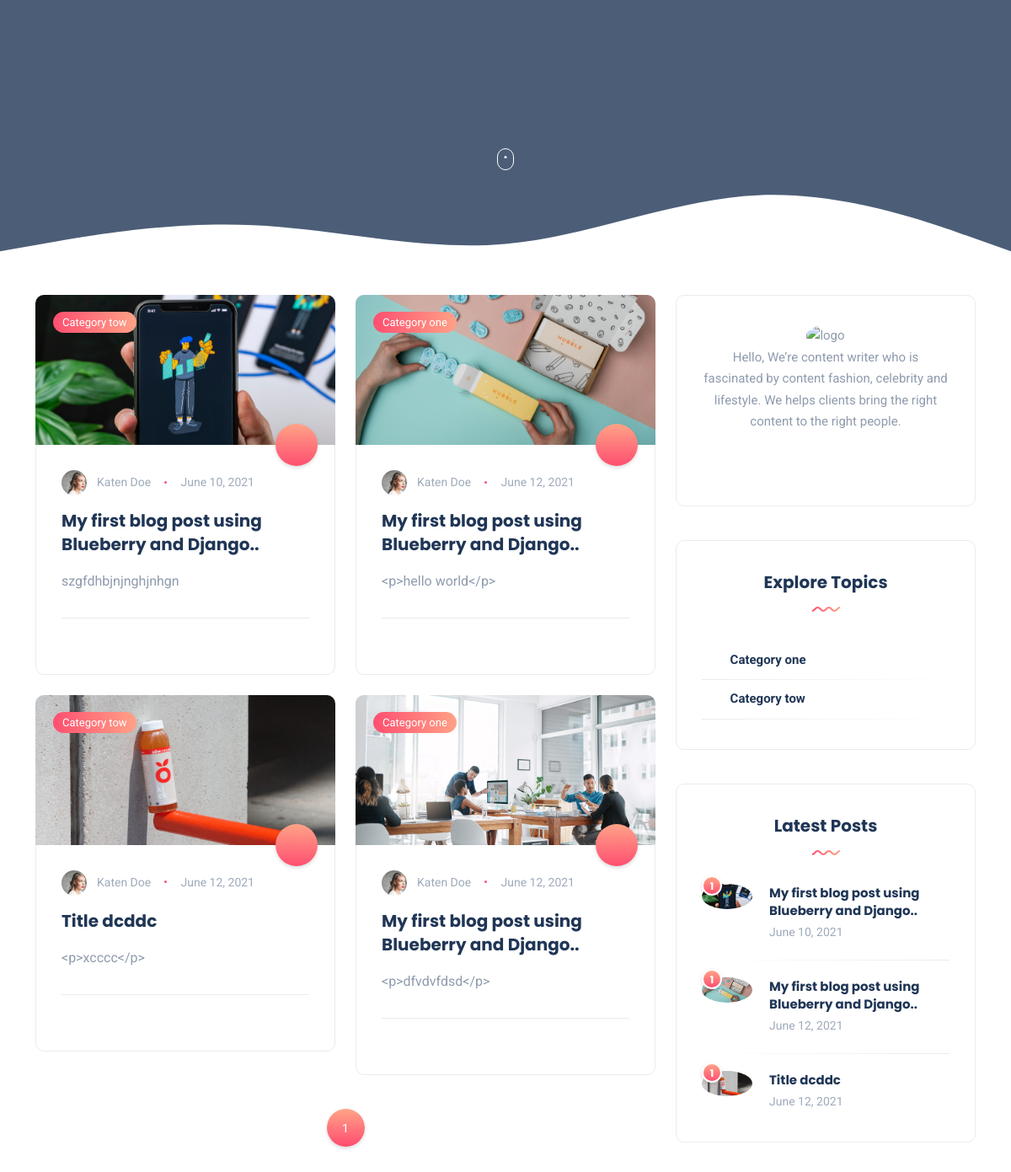
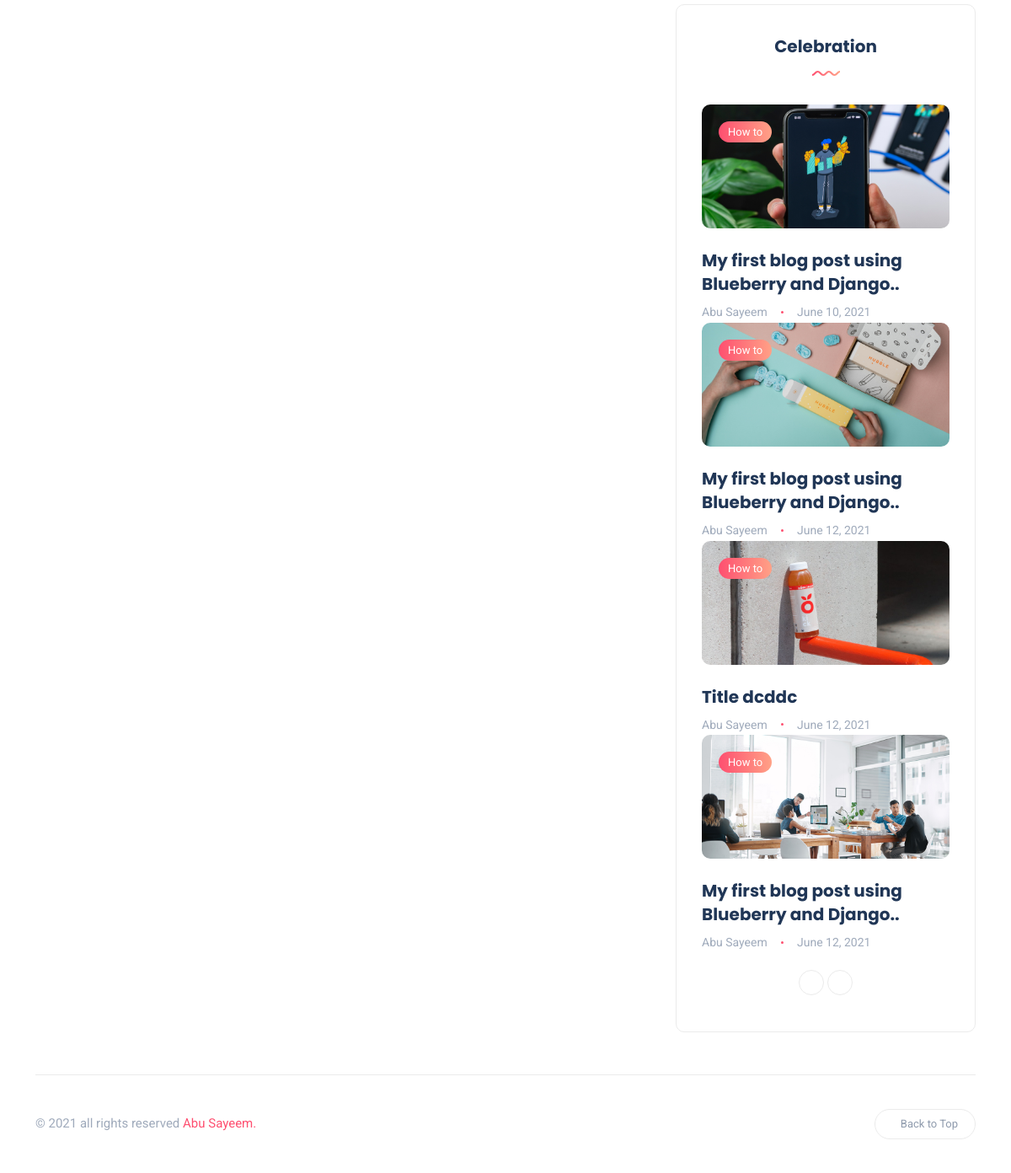
The app's page /?page=2 (lower part), older data (2 pictures, top to bottom).
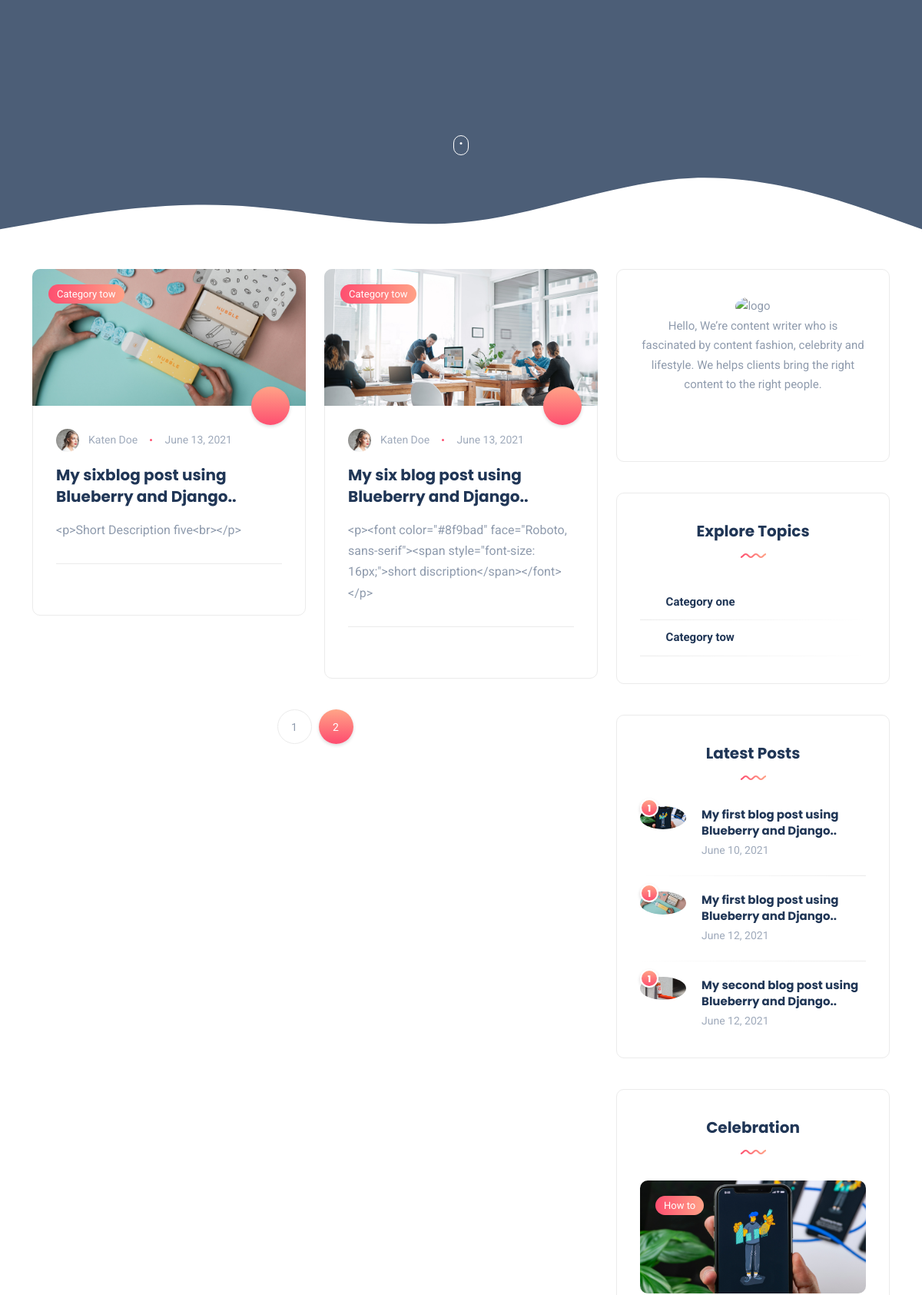
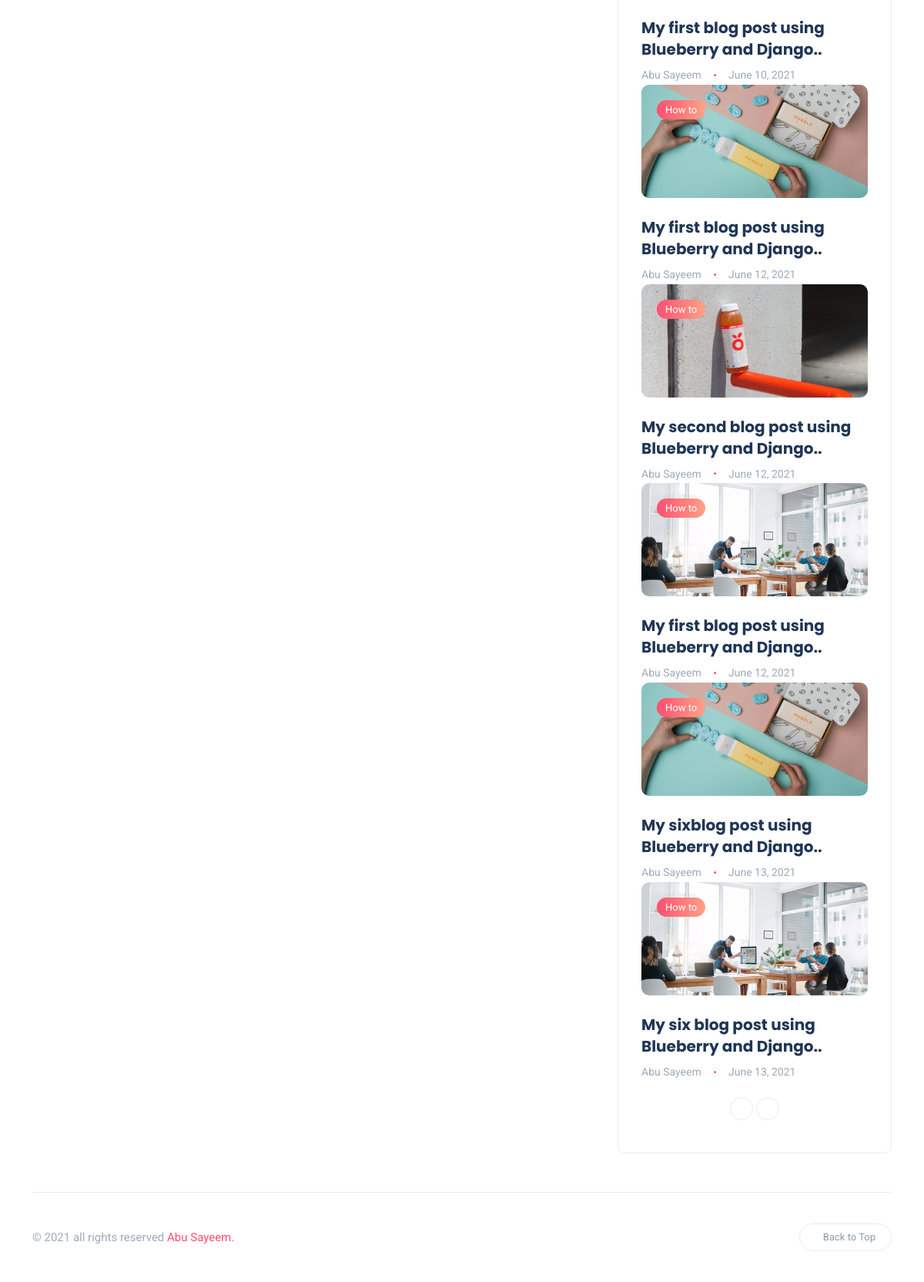
The same page, newer data (2 pictures, top to bottom).
### blog/models.py (models this page shows, shortened)
class Post(models.Model):
    category = models.ForeignKey(Category, blank=True, null=True, on_delete= models.CASCADE, related_name='posts')
    title = models.CharField(max_length=100)
    thumbnail = models.ImageField(upload_to='public/')
    slug = models.SlugField()
    short_description = models.TextField()
    description = models.TextField()
    tags = TaggableManager()
    creation = models.DateTimeField(auto_now_add=True)
    def get_absolute_url(self):
        return reverse("blog:blog_details", kwargs={
            "slug": self.slug
            })

class Category(models.Model):
    name = models.CharField(max_length=200)
    slug = models.SlugField(max_length=200,
                            unique=True)
    class Meta:
        ordering = ('name',)
        verbose_name = 'category'
        verbose_name_plural = 'categories'
    def get_absolute_url(self):
        return reverse("blog:blog_by_category", args={self.slug})

### blog/views.py (the view)
# urls.py: path('', views.blog_list, name='blog_list'),
def blog_list(request):
    categories = Category.objects.all()
    posts = Post.objects.all()
    latest_post = Post.objects.all()[:3]
    paginator = Paginator(posts, 4)
    page_number = request.GET.get('page')
    page_obj = paginator.get_page(page_number)
    context = {
        'posts': posts,
        'latest_post': latest_post,
        'categories': categories,
        'page_obj': page_obj
    }
    return render(request, 'blog/index.html', context)

### templates/blog/index.html (shortened to what the changed rows need)
{% load static %}
<!DOCTYPE html>
<html lang="en-US">
<head>
	<link rel="stylesheet" href="{% static 'blog/css/bootstrap.min.css' %}" type="text/css" media="all">
	<link rel="stylesheet" href="{% static 'blog/css/all.min.css' %}" type="text/css" media="all">
	<link rel="stylesheet" href="{% static 'blog/css/slick.css' %}" type="text/css" media="all">
	<link rel="stylesheet" href="{% static 'blog/css/simple-line-icons.css' %}" type="text/css" media="all">
	<link rel="stylesheet" href="{% static 'blog/css/style.css' %}" type="text/css" media="all">
</head>
<body>
<div class="site-wrapper">
	<section class="main-content mt-5">
		<div class="container-xl">
			<div class="row gy-4">
				<div class="col-lg-8">
                    <div class="row gy-4">
					{% for post in page_obj %}
                        <div class="col-sm-6">
                            <div class="post post-grid rounded bordered">
                                <div class="thumb top-rounded">
                                    <a href="category.html" class="category-badge position-absolute">{{ post.category.name }}</a>
                                    <span class="post-format">
                                    </span>
                                    <a href="{{ post.get_absolute_url}}">
                                        <div class="inner">
                                            <img src="{{ post.thumbnail.url }}" alt="post-title" />
                                        </div>
                                    </a>
                                </div>
                                <div class="details">
                                    <ul class="meta list-inline mb-0">
                                        <li class="list-inline-item"><a href="#"><img src="{% static 'blog/images/other/author-sm.png' %}" class="author" alt="author"/>Katen Doe</a></li>
                                        <li class="list-inline-item">{{ post.creation | date }}</li>
                                    </ul>
								<a href="{{ post.get_absolute_url}}">
                                    <h5 class="post-title mb-3 mt-3">{{ post.title }}</h5>
                                </a>
									<p class="excerpt mb-0">{{ post.short_description }}</p>
                                </div>
                                <div class="post-bottom clearfix d-flex align-items-center">
                                    <div class="social-share me-auto">
                                    </div>
                                </div>
                            </div>
                        </div>
					{% endfor %}
                    </div>
					<nav>
						<ul class="pagination justify-content-center">
						{% load l10n %}
						{% for post in page_obj.paginator.page_range %}
						{% if page_obj.number == post  %}
							<li class="page-item active" aria-current="page">
								<a href="?page={{ post }}">
								<span class="page-link">{{ post | localize }}</span>
								</a>
							</li>
							 {% else %}
						<li class="page-item">
							<a class="page-link" href="?page={{ post }}">{{ post }}</a>
						</li>
          {% endif %}
          {% endfor %}
						</ul>
					</nav>
				</div>
				<div class="col-lg-4">
					<div class="sidebar">
						<div class="widget rounded">
							<div class="widget-content">
								<ul class="list">
								{% for category in categories %}
									<li><a href="{{ category.get_absolute_url }}">{{ category.name }}</a>
								{% endfor %}
								</ul>
							</div>
						</div>
						<div class="widget rounded">
							<div class="widget-content">
							{% for post in latest_post  %}
								<div class="post post-list-sm circle">
									<div class="thumb circle">
										<span class="number">1</span>
										<a href="">
											<div class="inner">
												<img src="{{ post.thumbnail.url }}" alt="post-title" />
											</div>
										</a>
									</div>
									<div class="details clearfix">
										<h6 class="post-title my-0"><a href="{{ category.get_absolute_url }}">{{ post.title }}</a></h6>
										<ul class="meta list-inline mt-1 mb-0">
											<li class="list-inline-item">{{ post.creation | date }}</li>
										</ul>
									</div>
								</div>
								{% endfor %}
							</div>
						</div>
						<div class="widget rounded">
							<div class="widget-content">
								<div class="post-carousel-widget">
								{% for post in posts %}
									<div class="post post-carousel">
										<div class="thumb rounded">
											<a href="category.html" class="category-badge position-absolute">How to</a>
											<a href="blog-single.html">
												<div class="inner">
													<img src="{{ post.thumbnail.url }}" alt="post-title" />
												</div>
											</a>
										</div>
										<h5 class="post-title mb-0 mt-4"><a href="blog-single.html">{{ post.title }}</a></h5>
										<ul class="meta list-inline mt-2 mb-0">
											<li class="list-inline-item"><a href="#">Abu Sayeem</a></li>
											<li class="list-inline-item">{{ post.creation | date }}</li>
										</ul>
									</div>
								{% endfor %}
								</div>
							</div>
						</div>
					</div>
				</div>
			</div>
		</div>
	</section>
</div>
</body>
</html>

Row changes from the older to the newer data that the page shows:
no longer on one of the page's lists (row unchanged): Post: category.name "Category tow", creation "June 10, 2021", title "My first blog post using Blueberry and Django..", short_description "szgfdhbjnjnghjnhgn"
no longer on one of the page's lists (row unchanged): Post: category.name "Category one", creation "June 12, 2021", title "My first blog post using Blueberry and Django..", short_description "<p>hello world</p>"
no longer on one of the page's lists (row edited): Post: category.name "Category tow", creation "June 12, 2021", title "Title dcddc", short_description "<p>xcccc</p>"
no longer on one of the page's lists (row edited): Post: category.name "Category one", creation "June 12, 2021", title "My first blog post using Blueberry and Django..", short_description "<p>dfvdvfdsd</p>"
added Post: category.name "Category tow", thumbnail (picture), creation "June 13, 2021", title "My sixblog post using Blueberry and Django..", short_description "<p>Short Description five<br></p>"
added Post: category.name "Category tow", thumbnail (picture), creation "June 13, 2021", title "My six blog post using Blueberry and Django..", short_description "<p><font color=\"#8f9bad\" face=\"Roboto, sans-serif\"><span style=\"font-size: 16px;\">short discription</span></font></p>"
changed Post: title "Title dcddc" → "My second blog post using Blueberry and Django.."
Text that changed along with them:
list line gone: "1"
new list line: "1"
new list line: "2"
